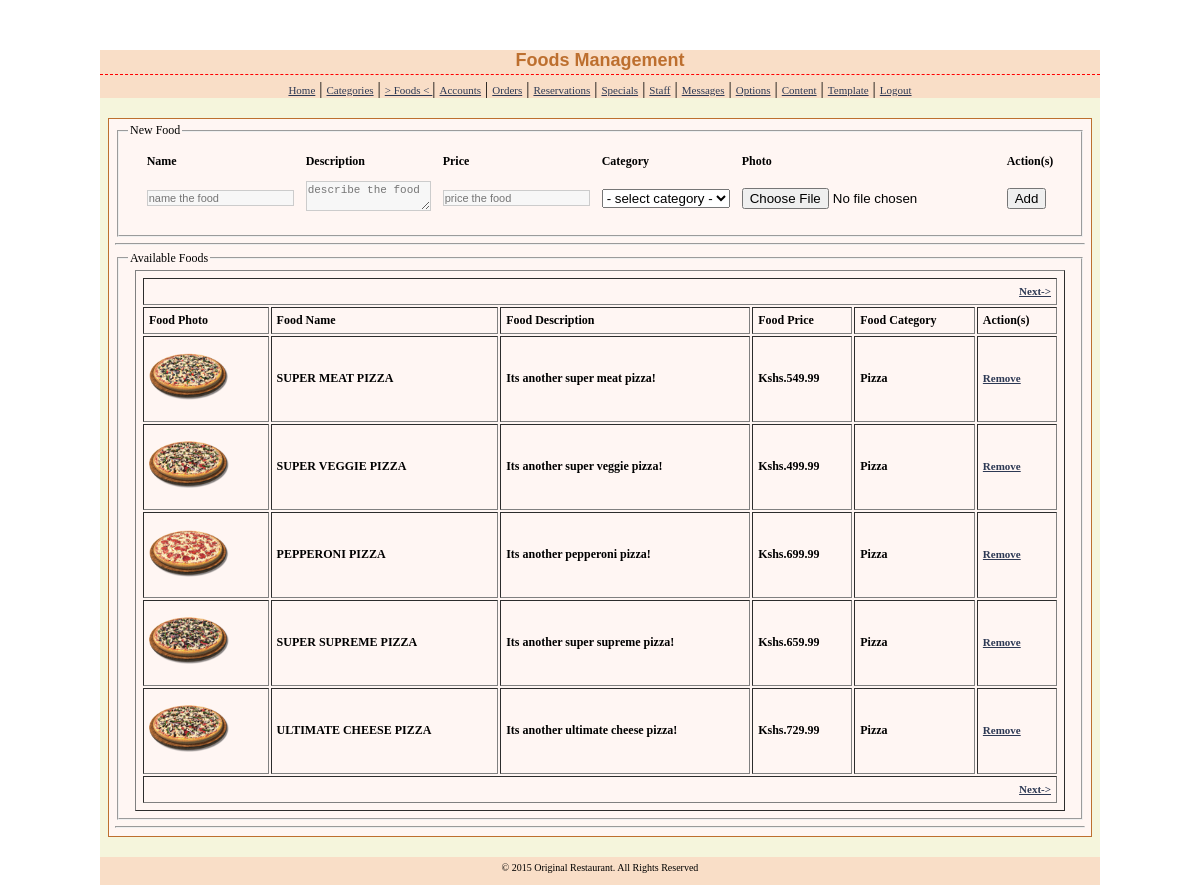
The app's page /admin/foods.php (signed in) with its own data.
### tables this page shows
CREATE TABLE IF NOT EXISTS `food_details` (
  `food_id` int(15) NOT NULL AUTO_INCREMENT,
  `food_name` varchar(45) NOT NULL,
  `food_description` text NOT NULL,
  `food_price` float NOT NULL,
  `food_photo` varchar(45) NOT NULL,
  `food_category` int(15) NOT NULL,
  PRIMARY KEY (`food_id`)
);

CREATE TABLE IF NOT EXISTS `currencies` (
  `currency_id` int(5) NOT NULL AUTO_INCREMENT,
  `currency_symbol` varchar(15) NOT NULL,
  `flag` int(1) NOT NULL,
  PRIMARY KEY (`currency_id`)
);

CREATE TABLE IF NOT EXISTS `categories` (
  `category_id` int(15) NOT NULL AUTO_INCREMENT,
  `category_name` varchar(45) NOT NULL,
  PRIMARY KEY (`category_id`)
);

CREATE TABLE IF NOT EXISTS `content` (
  `content_id` int(1) NOT NULL DEFAULT '1',
  `display_name` varchar(55) NOT NULL DEFAULT 'undefined',
  `home_title` varchar(100) NOT NULL DEFAULT 'undefined',
  `home_subtitle` varchar(1000) NOT NULL DEFAULT 'undefined',
  `about_description` varchar(2500) NOT NULL DEFAULT 'undefined',
  `about_mission` varchar(2500) NOT NULL DEFAULT 'undefined',
  `about_vision` varchar(2500) NOT NULL DEFAULT 'undefined',
  `contacts` varchar(250) NOT NULL DEFAULT 'undefined',
  `contact_location` varchar(45) NOT NULL DEFAULT 'undefined',
  `specials_description` varchar(1000) NOT NULL DEFAULT 'undefined',
  `myaccount_description` varchar(1000) NOT NULL DEFAULT 'undefined',
  `myprofile_description` varchar(1000) NOT NULL DEFAULT 'undefined',
  `inbox_description` varchar(1000) NOT NULL DEFAULT 'undefined',
  `tables_description` varchar(1000) NOT NULL DEFAULT 'undefined',
  `partyhalls_description` varchar(1000) NOT NULL DEFAULT 'undefined',
  `rating_description` varchar(1000) NOT NULL DEFAULT 'undefined',
  `others_address` varchar(1000) NOT NULL DEFAULT 'undefined',
  `others_loggedout` varchar(1000) NOT NULL DEFAULT 'undefined',
  `others_accessdenied` varchar(1000) NOT NULL DEFAULT 'undefined',
  PRIMARY KEY (`content_id`)
);

### admin/locale.php (called while the page is built, shortened)
<?php
    $content=mysql_query("SELECT * FROM content");
	if ($content){
		$content_active=mysql_fetch_array($content);
		$name = $content_active['display_name'];
			}
		else{
			die("Something went wrong while loading content ... the MySql error is " . mysql_error());
		}
?>

### admin/foods.php (the view, shortened to what this page needs)
<?php
	require_once('locale.php');
?>
<?PHP
if (!isset($_GET['startrow']) or !is_numeric($_GET['startrow'])) {
  $startrow = 0;
} else {
  $startrow = (int)$_GET['startrow'];
}
?>
<?php
    $result=mysql_query("SELECT * FROM food_details,categories WHERE food_details.food_category=categories.category_id LIMIT $startrow, 5")
    or die("There are no records to display ... \n" . mysql_error());
?>
<?php
    $categories=mysql_query("SELECT * FROM categories")
    or die("There are no records to display ... \n" . mysql_error());
?>
<?php
    $flag_1 = 1;
    $currencies=mysql_query("SELECT * FROM currencies WHERE flag='$flag_1'")
    or die("A problem has occured ... \n" . "Our team is working on it at the moment ... \n" . "Please check back after few hours.");
?>
<!DOCTYPE html>
<html>
<head>
<link href="stylesheets/admin_styles.css" rel="stylesheet" type="text/css" />
</head>
<body>
<div id="page">
<div id="header">
<h1>Foods Management </h1>
<a href="index.php">Home</a> | <a href="categories.php">Categories</a> | <a href="foods.php"> > Foods < </a> | <a href="accounts.php">Accounts</a> | <a href="orders.php">Orders</a> | <a href="reservations.php">Reservations</a> | <a href="specials.php">Specials</a> | <a href="allocation.php">Staff</a> | <a href="messages.php">Messages</a> | <a href="options.php">Options</a> | <a href="content.php">Content</a> | <a href="template.php">Template</a> | <a href="logout.php">Logout</a>
</div>
<div id="container">
<fieldset><legend>New Food</legend>
<table width="930" align="center">
<form name="foodsForm" id="foodsForm" action="foods-exec.php" method="post" enctype="multipart/form-data" onsubmit="return foodsValidate(this)">
<tr>
    <th>Name</th>
    <th>Description</th>
    <th>Price</th>
    <th>Category</th>
    <th>Photo</th>
    <th>Action(s)</th>
</tr>
<tr>
    <td><input type="text" name="name" id="name" class="textfield" maxlength="15" placeholder="name the food" required/></td>
    <td><textarea name="description" id="description" class="textfield" rows="2" cols="15" maxlength="45" placeholder="describe the food" required></textarea></td>
    <td><input type="number" name="price" id="price" class="textfield" maxlength="15" placeholder="price the food" required/></td>
    <td width="168"><select name="category" id="category">
    <option value="select">- select category -
    <?php
    while ($row=mysql_fetch_array($categories)){
    echo "<option value=$row[category_id]>$row[category_name]";
    }
    ?>
    </select></td>
    <td><input type="file" name="photo" id="photo" required/></td>
    <td><input type="submit" name="Submit" value="Add" /></td>
</tr>
</form>
</table>
</fieldset>
<hr>
<fieldset><legend>Available Foods</legend>
<table width="930" align="center" border="1">
<tr>
	<td colspan="6" align="right">
		<?PHP
		$prev = $startrow - 5;
		if ($prev < 0)
		echo '<a href="'.$_SERVER['PHP_SELF'].'?startrow='.($startrow+5).'">Next-></a>';
		?>
	</td>
</tr>
<tr>
<th>Food Photo</th>
<th>Food Name</th>
<th>Food Description</th>
<th>Food Price</th>
<th>Food Category</th>
<th>Action(s)</th>
</tr>
<?php
$symbol=mysql_fetch_assoc($currencies);
while ($row=mysql_fetch_array($result)){
echo "<tr>";
echo '<td><img src=../images/'. $row['food_photo']. ' width="80" height="70"></td>';
echo "<td>" . $row['food_name']."</td>";
echo "<td>" . $row['food_description']."</td>";
echo "<td>" . $symbol['currency_symbol']. "" . $row['food_price']."</td>";
echo "<td>" . $row['category_name']."</td>";
echo '<td><a href="delete-food.php?id=' . $row['food_id'] . '">Remove</a></td>';
echo "</tr>";
}
?>
	<tr>
		<td colspan="6" align="right">
			<?PHP
			$prev = $startrow - 5;
			if ($prev < 0)
			echo '<a href="'.$_SERVER['PHP_SELF'].'?startrow='.($startrow+5).'">Next-></a>';
			?>
			</td>
	</tr>
</table>
</fieldset>
<hr>
</div>
<div id="footer">
<div class="bottom_addr">&copy; <?php echo date("Y") . " " . $name ?>. All Rights Reserved</div>
</div>
</div>
</body>
</html>

### admin/stylesheets/admin_styles.css (style rules this page uses)
.textfield { font-size: 11px; color: #333333; background: #F7F7F7; border: 1px solid #CCCCCC; padding-left: 1px; }
.bottom_addr { font-size: 11px; color: #000; padding: 5px 0 12px 0; text-align:center; font-size:10px; }
h1 { color: #bd6f2f; margin: 0px 0px 5px; padding: 0px 0px 3px; font: bold 18px Verdana, Arial, Helvetica, sans-serif; border-bottom: 1px dashed red; text-align:center; }
a { color: #2D3954; font-size: 11px; }
table,th,td { font-weight: bold; padding:5px; }
#page { width:1000px; margin:0 auto; margin-top:50px; padding-top:0px; background: beige; height:auto; }
#header { text-align:center; background:#f9dec7; }
#container { border:#bd6f2f solid 1px; padding:4px 6px 2px 6px; width:970px; margin:0 auto; background:#fff6f3; font-size:12px; text-align:justify; margin-top:20px; }
#footer { width:1000px; margin:0 auto; margin-top:20px; background:#f9dec7; }

### records on screen
food_details: food_photo (picture), food_name "SUPER MEAT PIZZA", food_description "Its another super meat pizza!", food_price "549.99", categories.category_name "Pizza"
currencies: currency_symbol "Kshs."
food_details: food_photo (picture), food_name "SUPER VEGGIE PIZZA", food_description "Its another super veggie pizza!", food_price "499.99", categories.category_name "Pizza"
food_details: food_photo (picture), food_name "PEPPERONI PIZZA", food_description "Its another pepperoni pizza!", food_price "699.99", categories.category_name "Pizza"
food_details: food_photo (picture), food_name "SUPER SUPREME PIZZA", food_description "Its another super supreme pizza!", food_price "659.99", categories.category_name "Pizza"
food_details: food_photo (picture), food_name "ULTIMATE CHEESE PIZZA", food_description "Its another ultimate cheese pizza!", food_price "729.99", categories.category_name "Pizza"
content: display_name "Original Restaurant"
